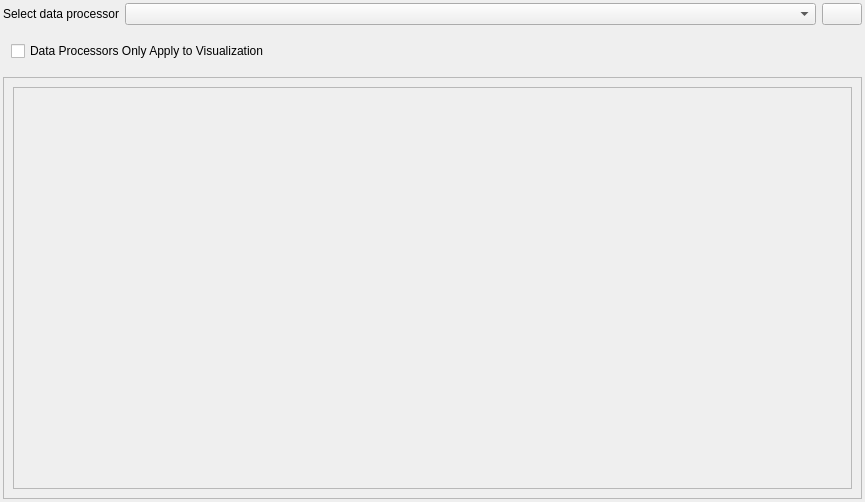
<?xml version="1.0" encoding="UTF-8"?>
<ui version="4.0">
 <class>Form</class>
 <widget class="QWidget" name="Form">
  <property name="geometry">
   <rect>
    <x>0</x>
    <y>0</y>
    <width>865</width>
    <height>502</height>
   </rect>
  </property>
  <property name="minimumSize">
   <size>
    <width>0</width>
    <height>400</height>
   </size>
  </property>
  <property name="windowTitle">
   <string>Form</string>
  </property>
  <property name="inputMethodHints">
   <set>Qt::ImhNone</set>
  </property>
  <layout class="QVBoxLayout" name="verticalLayout">
   <property name="leftMargin">
    <number>1</number>
   </property>
   <property name="topMargin">
    <number>1</number>
   </property>
   <property name="rightMargin">
    <number>1</number>
   </property>
   <property name="bottomMargin">
    <number>1</number>
   </property>
   <item>
    <widget class="QWidget" name="DataProcessingWidget" native="true">
     <layout class="QVBoxLayout" name="verticalLayout_2">
      <property name="leftMargin">
       <number>1</number>
      </property>
      <property name="topMargin">
       <number>1</number>
      </property>
      <property name="rightMargin">
       <number>1</number>
      </property>
      <property name="bottomMargin">
       <number>1</number>
      </property>
      <item>
       <widget class="QWidget" name="DataProcessorCombobox" native="true">
        <property name="maximumSize">
         <size>
          <width>16777215</width>
          <height>50</height>
         </size>
        </property>
        <layout class="QHBoxLayout" name="horizontalLayout">
         <property name="leftMargin">
          <number>1</number>
         </property>
         <property name="topMargin">
          <number>1</number>
         </property>
         <property name="rightMargin">
          <number>1</number>
         </property>
         <property name="bottomMargin">
          <number>1</number>
         </property>
         <item>
          <widget class="QLabel" name="label_2">
           <property name="sizePolicy">
            <sizepolicy hsizetype="Minimum" vsizetype="Preferred">
             <horstretch>0</horstretch>
             <verstretch>0</verstretch>
            </sizepolicy>
           </property>
           <property name="text">
            <string>Select data processor</string>
           </property>
          </widget>
         </item>
         <item>
          <widget class="QComboBox" name="DataProcessorComboBox">
           <property name="sizePolicy">
            <sizepolicy hsizetype="Expanding" vsizetype="Fixed">
             <horstretch>0</horstretch>
             <verstretch>0</verstretch>
            </sizepolicy>
           </property>
          </widget>
         </item>
         <item>
          <widget class="QPushButton" name="AddDataProcessorBtn">
           <property name="maximumSize">
            <size>
             <width>100</width>
             <height>16777215</height>
            </size>
           </property>
           <property name="text">
            <string/>
           </property>
          </widget>
         </item>
        </layout>
       </widget>
      </item>
      <item>
       <widget class="QWidget" name="DataProcessorOnlyAppliedToVisualizationCheckBoxWidget" native="true">
        <property name="enabled">
         <bool>true</bool>
        </property>
        <layout class="QHBoxLayout" name="horizontalLayout_2">
         <item>
          <widget class="QCheckBox" name="DataProcessorsOnlyApplyToVisualizationCheckBox">
           <property name="text">
            <string>Data Processors Only Apply to Visualization</string>
           </property>
          </widget>
         </item>
        </layout>
       </widget>
      </item>
      <item>
       <widget class="QWidget" name="DataProcessorWidget" native="true">
        <layout class="QVBoxLayout" name="verticalLayout_4">
         <property name="leftMargin">
          <number>1</number>
         </property>
         <property name="topMargin">
          <number>1</number>
         </property>
         <property name="rightMargin">
          <number>1</number>
         </property>
         <property name="bottomMargin">
          <number>1</number>
         </property>
         <item>
          <widget class="QFrame" name="frame">
           <property name="frameShape">
            <enum>QFrame::StyledPanel</enum>
           </property>
           <property name="frameShadow">
            <enum>QFrame::Raised</enum>
           </property>
           <layout class="QVBoxLayout" name="verticalLayout_3">
            <item>
             <widget class="QScrollArea" name="scrollArea">
              <property name="sizePolicy">
               <sizepolicy hsizetype="Expanding" vsizetype="Expanding">
                <horstretch>0</horstretch>
                <verstretch>0</verstretch>
               </sizepolicy>
              </property>
              <property name="widgetResizable">
               <bool>true</bool>
              </property>
              <widget class="QWidget" name="DataProcessorScrollArea">
               <property name="geometry">
                <rect>
                 <x>0</x>
                 <y>0</y>
                 <width>837</width>
                 <height>402</height>
                </rect>
               </property>
               <property name="sizePolicy">
                <sizepolicy hsizetype="Preferred" vsizetype="Preferred">
                 <horstretch>0</horstretch>
                 <verstretch>0</verstretch>
                </sizepolicy>
               </property>
               <layout class="QVBoxLayout" name="DataProcessorScrollAreaVerticalLayout">
                <property name="leftMargin">
                 <number>1</number>
                </property>
                <property name="topMargin">
                 <number>1</number>
                </property>
                <property name="rightMargin">
                 <number>1</number>
                </property>
                <property name="bottomMargin">
                 <number>1</number>
                </property>
               </layout>
              </widget>
             </widget>
            </item>
           </layout>
          </widget>
         </item>
        </layout>
       </widget>
      </item>
     </layout>
    </widget>
   </item>
  </layout>
 </widget>
 <resources/>
 <connections/>
</ui>
